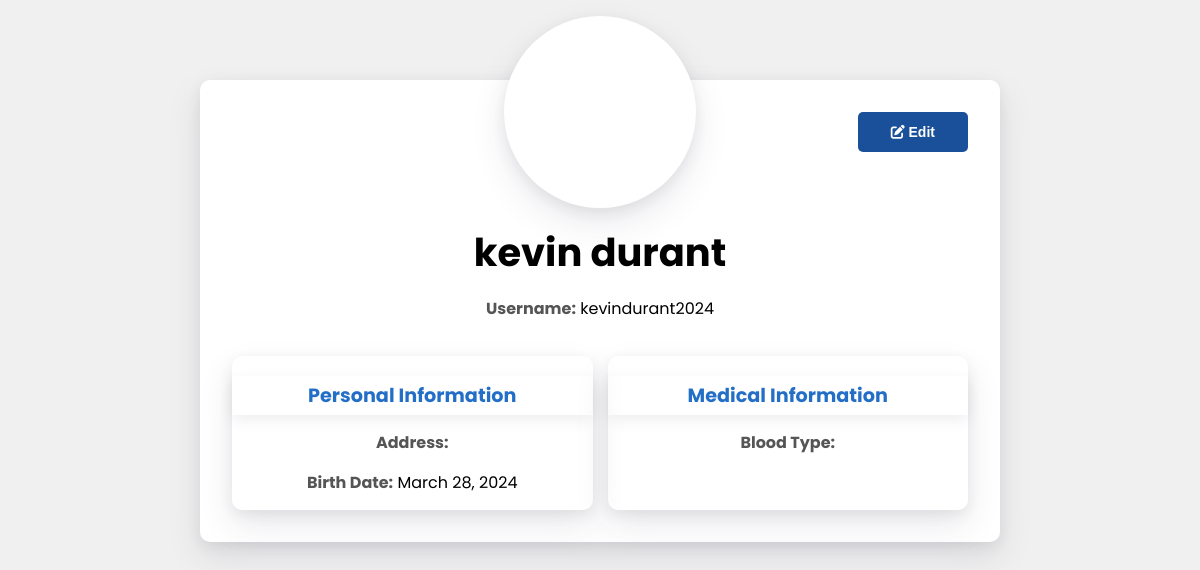
The app's page /patientprofile/ (signed in) with its own data.
### base/models.py (models this page shows)
class User(AbstractUser):
    username = models.CharField(unique=True, max_length=200)
    first_name = models.CharField(max_length=255)
    middle_name = models.CharField(max_length=255, blank=True, default='')
    last_name = models.CharField(max_length=255, default='')
    birth_date = models.DateField(default=timezone.now)
    REQUIRED_FIELDS = []

### base/views.py (the view)
# urls.py: path('patientprofile/', views.patient_profile, name="patient_profile"),
@login_required(login_url='home')
def patient_profile(request):
    user = request.user
    context = {'user': user}
    return render(request, 'base/patient-section/patient_profile.html', context)

### base/templates/base/patient-section/patient_profile.html (shortened to what this page needs)
{% include 'sections.html' %}
{% block content %}
{% load static %}
    <link rel="stylesheet"  href="{% static 'styles/patient/patient_profile.css' %}">
    <body>
        <div class="profile-page">
            <div class="content">
                <div class="content__cover">
                    <div class="content__avatar"></div>
                </div>
            <button class="edit-profile">
                <i class="fa-solid fa-pen-to-square"></i>
                Edit
            </button>
            <div class="content__title">
                <h1>{{ user.first_name }} {{ user.last_name }}</h1>
            </div>
            <div class="info-item">
                <label>Username:</label>
                <span id="username">{{ user.username }}</span>
            </div>
            <div class="profile-info">
                <div class="personal-info">
                    <h2>Personal Information</h2>
                        <div class="info-item">
                            <label>Address:</label>
                        </div>
                        <div class="info-item">
                            <label>Birth Date:</label>
                            <span id="birth-date">{{ user.birth_date }}</span>
                        </div>
                </div>
                <div class="medical-info">
                    <h2>Medical Information</h2>
                        <div class="info-item">
                            <label>Blood Type:</label>
                        </div>
                </div>
            </div>
        </div>
    </body>
{% endblock %}

### static/styles/patient/patient_profile.css (style rules this page uses)
body { font-family: 'Poppins', sans-serif; text-align: center; }
* { margin: 0; padding: 0; box-sizing: border-box; }
.profile-page { min-height: 100vh; padding-top: 5rem; background-color: #f0f0f0f0; }
.edit-profile { font-size: 14px; background-color: #1A4F99; color: #FFFFFF; padding: 12px 20px; border-radius: 5px; border: none; cursor: pointer; font-weight: bold; margin-left: 85%; }
.profile-page .content { display: flex; flex-direction: column; max-width: 800px; width: 100%; position: relative; z-index: 2; margin: auto; padding: 2rem; background: #fff; border-radius: 10px; box-shadow: 0 15px 35px rgba(50,50,93,0.1), 0 5px 15px rgba(0,0,0,0.07); }
.profile-page .content__cover { position: relative; }
.profile-page .content__avatar { width: 12rem; height: 12rem; position: absolute; bottom: 0; left: 50%; z-index: 2; transform: translate(-50%, 50%); background: #ffff url("https://www.pngall.com/wp-content/uploads/5/User-Profile-PNG-Image.png") center center no-repeat; background-size: cover; border-radius: 50%; box-shadow: 0 15px 35px rgba(50,50,93,0.1), 0 5px 15px rgba(0,0,0,0.07); }
.profile-page .content__title { margin-top: 4.5rem; text-align: center; }
.profile-page .content__title h1 { font-size: 2.4rem; }
.profile-info { margin-top: 20px; display: grid; grid-template-columns: repeat(auto-fit, minmax(200px, 1fr)); gap: 15px; }
.profile-info h2 { margin-bottom: 10px; padding: 5px; font-size: 1.2rem; color: #236FC8; box-shadow: 0 5px 15px rgba(0,0,0,0.07); }
.info-item { margin: 15px; text-align: center; }
.personal-info, .medical-info { box-shadow: 0 15px 35px rgba(50,50,93,0.1), 0 5px 15px rgba(0,0,0,0.07); border-radius: 10px; padding-top: 20px; }
label { font-weight: bold; color: #555; }

### records on screen
User: first_name "kevin", last_name "durant", username "kevindurant2024", birth_date "March 28, 2024"
